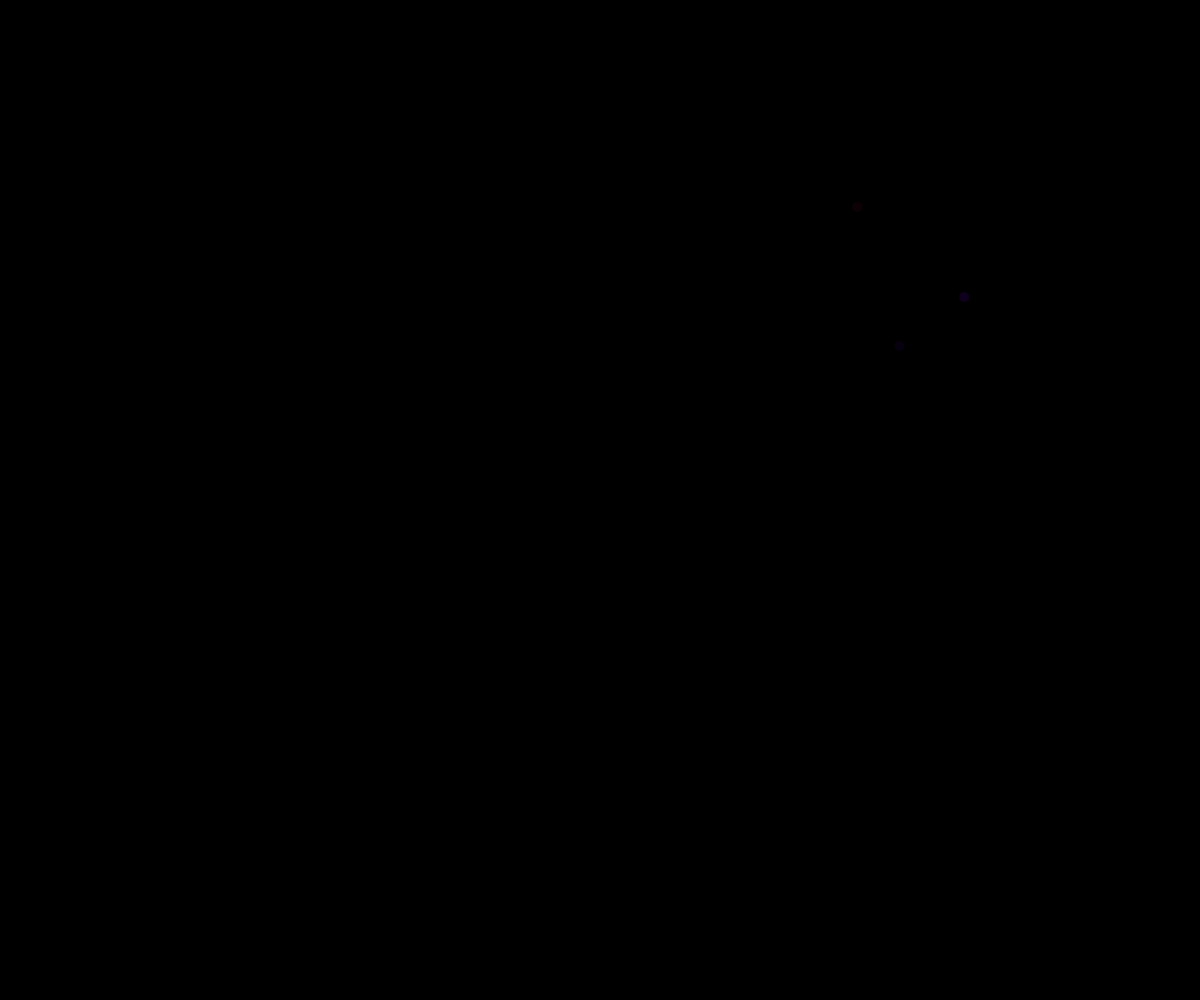
Frame 1 (no input)
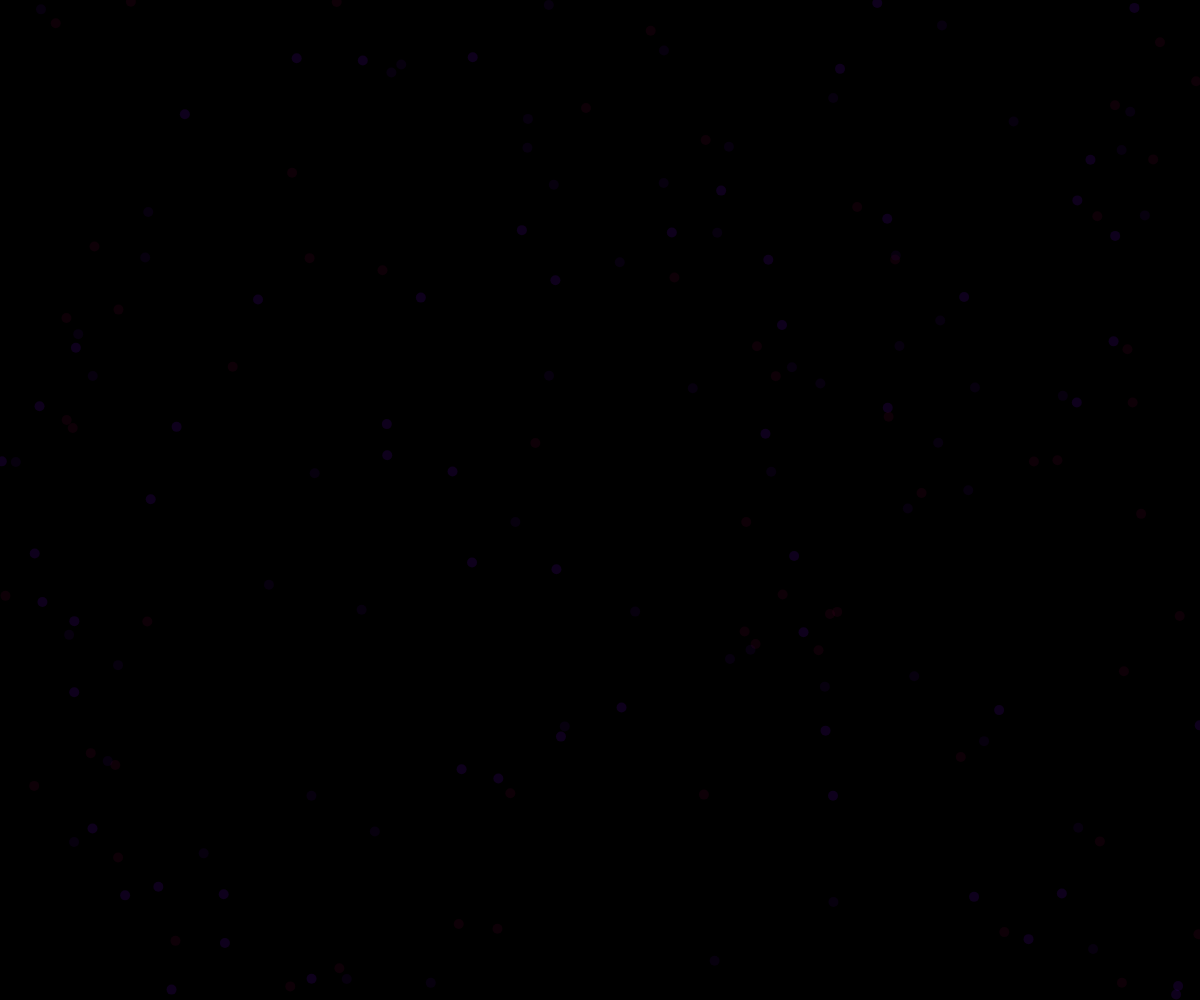
Frame 60 (no input)
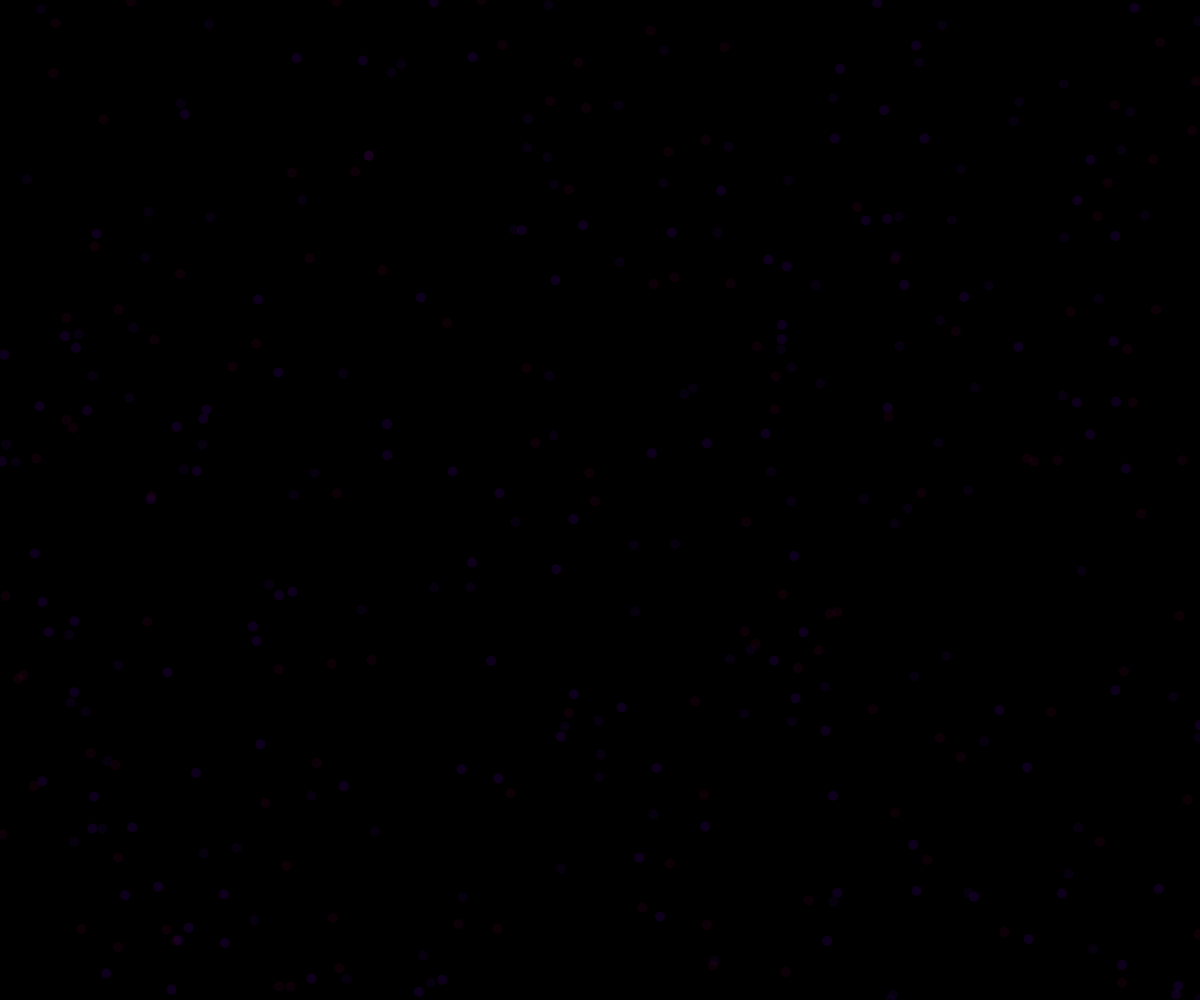
Frame 120 (the mouse pressed at the canvas centre since frame 60)

The p5.js sketch that drew these frames (run headless with seeded random() and noise() and a simulated clock; from frame 60 on, the mouse is pressed at the canvas centre):

// p5.js sketch
// ── sketch.js
function setup() {
  createCanvas(windowWidth, windowHeight);
  background(0);
}

function draw() {
  noStroke();
  fill(120, 0, 60, 30);
  var x1 = random(width);
  var y1 = random(height);
  ellipse(x1, y1, 10, 10);
  fill(60, 0, 120, 30);
  var x2 = random(width);
  var y2 = random(height);
  ellipse(x2, y2, 10, 10);
  fill(120, 0, 240, 30);
  var x3 = random(width);
  var y3 = random(height);
  ellipse(x3, y3, 10, 10);
}
